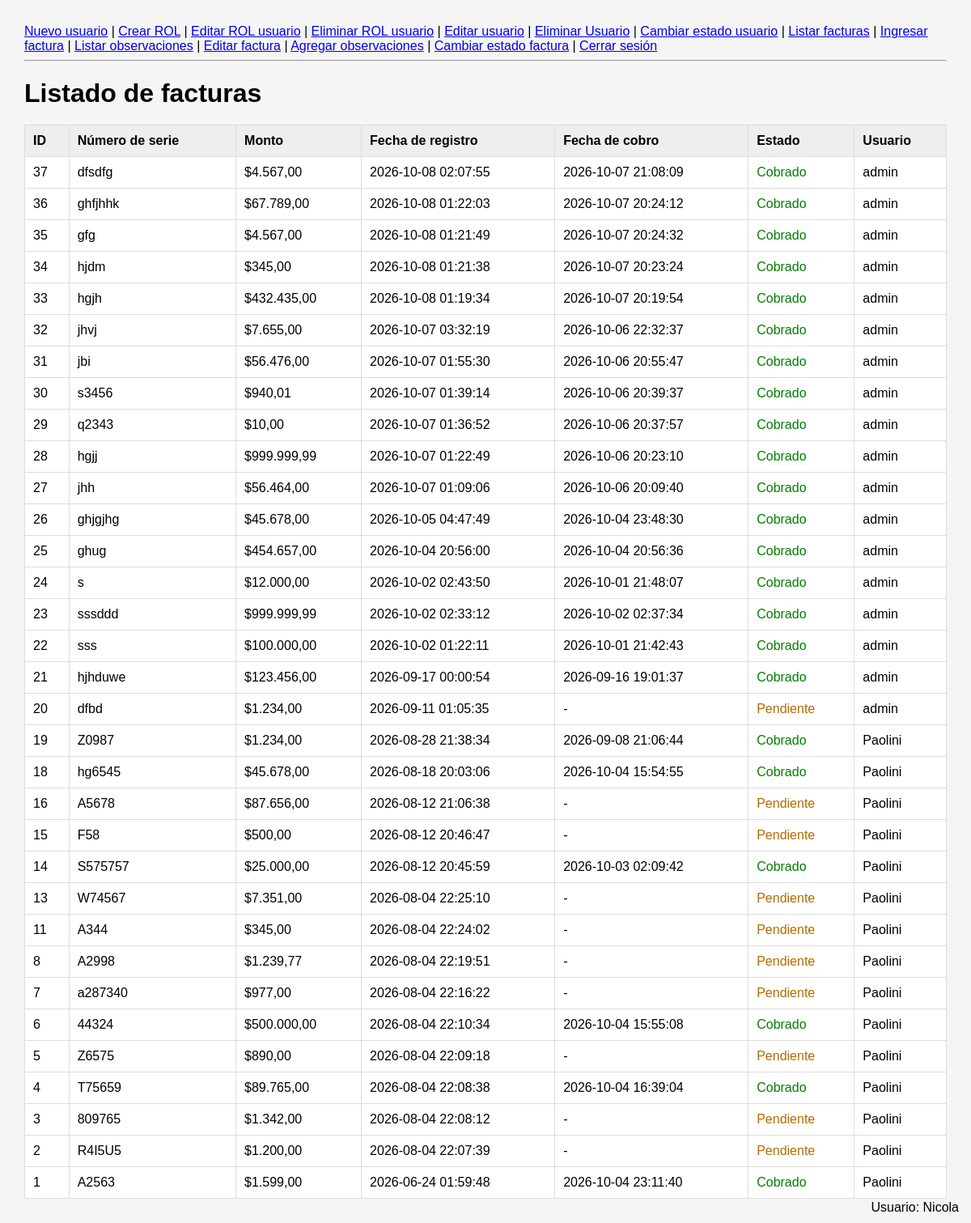
The page /Panaderia/facturas.php (signed in) on the database its author committed.
### tables this page shows
CREATE TABLE `usuario` (
  `id` smallint(5) UNSIGNED NOT NULL,
  `usuario` varchar(32) NOT NULL,
  `contrasenia` varchar(255) NOT NULL,
  `activo` tinyint(1) NOT NULL DEFAULT 1,
  `id_ROL` tinyint(3) UNSIGNED NOT NULL
);

CREATE TABLE `factura` (
  `id` int(10) UNSIGNED NOT NULL,
  `numero_serie` varchar(20) NOT NULL,
  `monto` decimal(8,2) NOT NULL,
  `fecha_registro` datetime NOT NULL,
  `fecha_cobro` datetime DEFAULT NULL,
  `estado` enum('Cobrado','Pendiente','Anulada') NOT NULL DEFAULT 'Pendiente',
  `id_usuario_registro` smallint(5) UNSIGNED NOT NULL,
  `id_usuario_asignado` smallint(5) DEFAULT NULL
);

### Panaderia/facturas.php (the view, shortened to what this page needs)
<?php
require_once "conexion.php";
$sql = "SELECT
            factura.id,
            factura.numero_serie,
            factura.monto,
            factura.fecha_registro,
            factura.fecha_cobro,
            factura.estado,
            usuario.usuario AS usuario
        FROM factura
        INNER JOIN usuario
            ON factura.id_USUARIO_registro = usuario.id
        ORDER BY factura.fecha_registro DESC";
$stmt = $conexion->prepare($sql);
$stmt->execute();
$facturas = $stmt->fetchAll(PDO::FETCH_ASSOC);
?>
<!DOCTYPE html>
<html lang="es">
<head>
    <link rel="stylesheet" href="estilo.css">
</head>
<body>
<?php require_once "menu.php"; ?>
<h1>Listado de facturas</h1>
<table>
    <thead>
        <tr>
            <th>ID</th>
            <th>Número de serie</th>
            <th>Monto</th>
            <th>Fecha de registro</th>
            <th>Fecha de cobro</th>
            <th>Estado</th>
            <th>Usuario</th>
        </tr>
    </thead>
    <tbody>
        <?php if (count($facturas) > 0): ?>
            <?php foreach ($facturas as $factura): ?>
                <tr>
                    <td>
                        <?= htmlspecialchars($factura["id"]) ?>
                    </td>
                    <td>
                        <?= htmlspecialchars($factura["numero_serie"]) ?>
                    </td>
                    <td>
                        $<?= number_format($factura["monto"], 2, ',', '.') ?>
                    </td>
                    <td>
                        <?= htmlspecialchars($factura["fecha_registro"]) ?>
                    </td>
                    <td>
                        <?= $factura["fecha_cobro"]
                            ? htmlspecialchars($factura["fecha_cobro"])
                            : "-" ?>
                    </td>
                    <td class="<?= htmlspecialchars($factura["estado"]) ?>">
                        <?= htmlspecialchars($factura["estado"]) ?>
                    </td>
                    <td>
                        <?= htmlspecialchars($factura["usuario"]) ?>
                    </td>
                </tr>
            <?php endforeach; ?>
        <?php endif; ?>
    </tbody>
</table>
</body>
</html>

### Panaderia/usuario_logueado.php
<?php
if (isset($_SESSION["id_usuario"])) {
    $sqlUsuario = "SELECT usuario
                   FROM usuario
                   WHERE id = ?";
    $stmtUsuario = $conexion->prepare($sqlUsuario);
    $stmtUsuario->execute([$_SESSION["id_usuario"]]);
    $usuarioLogueado = $stmtUsuario->fetch(PDO::FETCH_ASSOC);
    if ($usuarioLogueado) {
        ?>
        <div style="
            position: fixed;
            bottom: 10px;
            right: 15px;
        ">
            Usuario:
            <?= htmlspecialchars($usuarioLogueado["usuario"]) ?>
        </div>
        <?php
    }
}
?>

### Panaderia/estilo.css (style rules this page uses)
body { font-family: Arial, sans-serif; margin: 30px; background: #f5f5f5; }
h1 { margin-bottom: 20px; }
table { width: 100%; border-collapse: collapse; background: white; }
th, td { padding: 10px; border: 1px solid #ddd; text-align: left; }
th { background: #eee; }
.Pendiente { color: #b36b00; }
.Cobrado { color: green; }

### rows shown on the page
usuario: usuario "Nicola"
factura: id "37", numero_serie "dfsdfg", monto "4.567,00", fecha_registro "2026-10-08 02:07:55", fecha_cobro "2026-10-07 21:08:09", estado "Cobrado", id_usuario_registro.usuario "admin"
factura: id "36", numero_serie "ghfjhhk", monto "67.789,00", fecha_registro "2026-10-08 01:22:03", fecha_cobro "2026-10-07 20:24:12", estado "Cobrado", id_usuario_registro.usuario "admin"
factura: id "35", numero_serie "gfg", monto "4.567,00", fecha_registro "2026-10-08 01:21:49", fecha_cobro "2026-10-07 20:24:32", estado "Cobrado", id_usuario_registro.usuario "admin"
factura: id "34", numero_serie "hjdm", monto "345,00", fecha_registro "2026-10-08 01:21:38", fecha_cobro "2026-10-07 20:23:24", estado "Cobrado", id_usuario_registro.usuario "admin"
factura: id "33", numero_serie "hgjh", monto "432.435,00", fecha_registro "2026-10-08 01:19:34", fecha_cobro "2026-10-07 20:19:54", estado "Cobrado", id_usuario_registro.usuario "admin"
factura: id "32", numero_serie "jhvj", monto "7.655,00", fecha_registro "2026-10-07 03:32:19", fecha_cobro "2026-10-06 22:32:37", estado "Cobrado", id_usuario_registro.usuario "admin"
factura: id "31", numero_serie "jbi", monto "56.476,00", fecha_registro "2026-10-07 01:55:30", fecha_cobro "2026-10-06 20:55:47", estado "Cobrado", id_usuario_registro.usuario "admin"
factura: id "30", numero_serie "s3456", monto "940,01", fecha_registro "2026-10-07 01:39:14", fecha_cobro "2026-10-06 20:39:37", estado "Cobrado", id_usuario_registro.usuario "admin"
factura: id "29", numero_serie "q2343", monto "10,00", fecha_registro "2026-10-07 01:36:52", fecha_cobro "2026-10-06 20:37:57", estado "Cobrado", id_usuario_registro.usuario "admin"
factura: id "28", numero_serie "hgjj", monto "999.999,99", fecha_registro "2026-10-07 01:22:49", fecha_cobro "2026-10-06 20:23:10", estado "Cobrado", id_usuario_registro.usuario "admin"
factura: id "27", numero_serie "jhh", monto "56.464,00", fecha_registro "2026-10-07 01:09:06", fecha_cobro "2026-10-06 20:09:40", estado "Cobrado", id_usuario_registro.usuario "admin"
factura: id "26", numero_serie "ghjgjhg", monto "45.678,00", fecha_registro "2026-10-05 04:47:49", fecha_cobro "2026-10-04 23:48:30", estado "Cobrado", id_usuario_registro.usuario "admin"
factura: id "25", numero_serie "ghug", monto "454.657,00", fecha_registro "2026-10-04 20:56:00", fecha_cobro "2026-10-04 20:56:36", estado "Cobrado", id_usuario_registro.usuario "admin"
factura: id "24", numero_serie "s", monto "12.000,00", fecha_registro "2026-10-02 02:43:50", fecha_cobro "2026-10-01 21:48:07", estado "Cobrado", id_usuario_registro.usuario "admin"
factura: id "23", numero_serie "sssddd", monto "999.999,99", fecha_registro "2026-10-02 02:33:12", fecha_cobro "2026-10-02 02:37:34", estado "Cobrado", id_usuario_registro.usuario "admin"
factura: id "22", numero_serie "sss", monto "100.000,00", fecha_registro "2026-10-02 01:22:11", fecha_cobro "2026-10-01 21:42:43", estado "Cobrado", id_usuario_registro.usuario "admin"
factura: id "21", numero_serie "hjhduwe", monto "123.456,00", fecha_registro "2026-09-17 00:00:54", fecha_cobro "2026-09-16 19:01:37", estado "Cobrado", id_usuario_registro.usuario "admin"
factura: id "20", numero_serie "dfbd", monto "1.234,00", fecha_registro "2026-09-11 01:05:35", estado "Pendiente", id_usuario_registro.usuario "admin"
factura: id "19", numero_serie "Z0987", monto "1.234,00", fecha_registro "2026-08-28 21:38:34", fecha_cobro "2026-09-08 21:06:44", estado "Cobrado", id_usuario_registro.usuario "Paolini"
factura: id "18", numero_serie "hg6545", monto "45.678,00", fecha_registro "2026-08-18 20:03:06", fecha_cobro "2026-10-04 15:54:55", estado "Cobrado", id_usuario_registro.usuario "Paolini"
factura: id "16", numero_serie "A5678", monto "87.656,00", fecha_registro "2026-08-12 21:06:38", estado "Pendiente", id_usuario_registro.usuario "Paolini"
factura: id "15", numero_serie "F58", monto "500,00", fecha_registro "2026-08-12 20:46:47", estado "Pendiente", id_usuario_registro.usuario "Paolini"
factura: id "14", numero_serie "S575757", monto "25.000,00", fecha_registro "2026-08-12 20:45:59", fecha_cobro "2026-10-03 02:09:42", estado "Cobrado", id_usuario_registro.usuario "Paolini"
factura: id "13", numero_serie "W74567", monto "7.351,00", fecha_registro "2026-08-04 22:25:10", estado "Pendiente", id_usuario_registro.usuario "Paolini"
factura: id "11", numero_serie "A344", monto "345,00", fecha_registro "2026-08-04 22:24:02", estado "Pendiente", id_usuario_registro.usuario "Paolini"
factura: id "8", numero_serie "A2998", monto "1.239,77", fecha_registro "2026-08-04 22:19:51", estado "Pendiente", id_usuario_registro.usuario "Paolini"
factura: id "7", numero_serie "a287340", monto "977,00", fecha_registro "2026-08-04 22:16:22", estado "Pendiente", id_usuario_registro.usuario "Paolini"
factura: id "6", numero_serie "44324", monto "500.000,00", fecha_registro "2026-08-04 22:10:34", fecha_cobro "2026-10-04 15:55:08", estado "Cobrado", id_usuario_registro.usuario "Paolini"
factura: id "5", numero_serie "Z6575", monto "890,00", fecha_registro "2026-08-04 22:09:18", estado "Pendiente", id_usuario_registro.usuario "Paolini"
factura: id "4", numero_serie "T75659", monto "89.765,00", fecha_registro "2026-08-04 22:08:38", fecha_cobro "2026-10-04 16:39:04", estado "Cobrado", id_usuario_registro.usuario "Paolini"
factura: id "3", numero_serie "809765", monto "1.342,00", fecha_registro "2026-08-04 22:08:12", estado "Pendiente", id_usuario_registro.usuario "Paolini"
factura: id "2", numero_serie "R4I5U5", monto "1.200,00", fecha_registro "2026-08-04 22:07:39", estado "Pendiente", id_usuario_registro.usuario "Paolini"
factura: id "1", numero_serie "A2563", monto "1.599,00", fecha_registro "2026-06-24 01:59:48", fecha_cobro "2026-10-04 23:11:40", estado "Cobrado", id_usuario_registro.usuario "Paolini"
